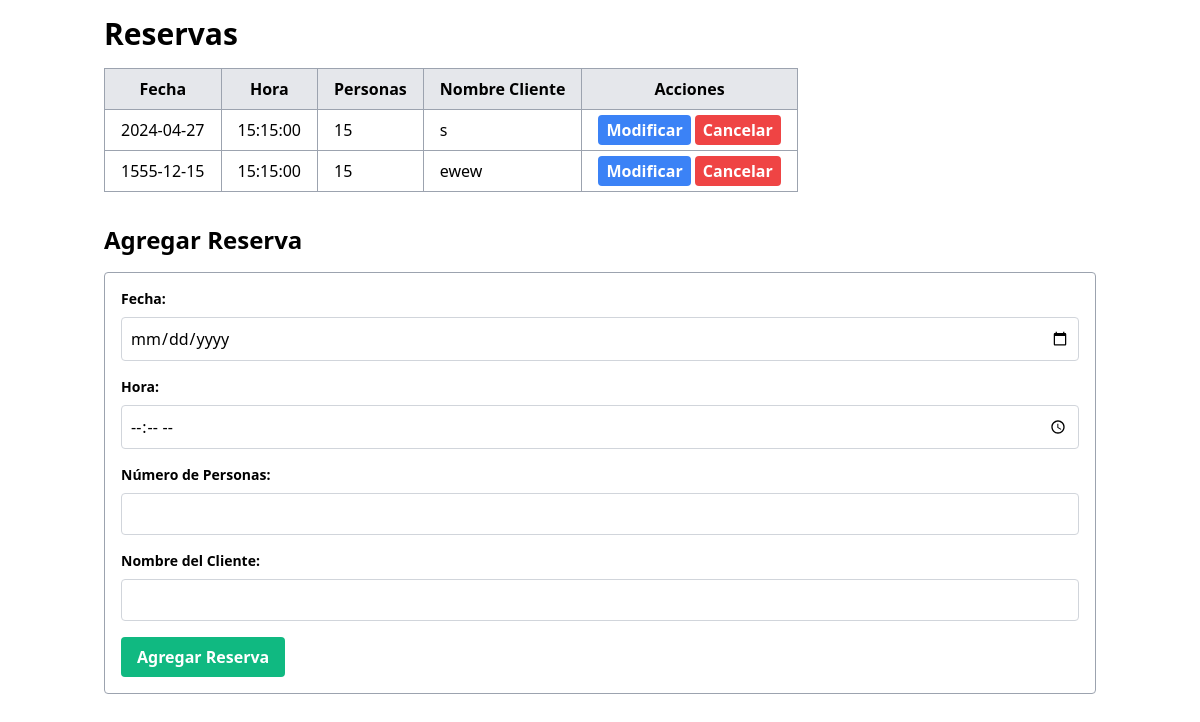
Before: /ver_reservas with the older database file.
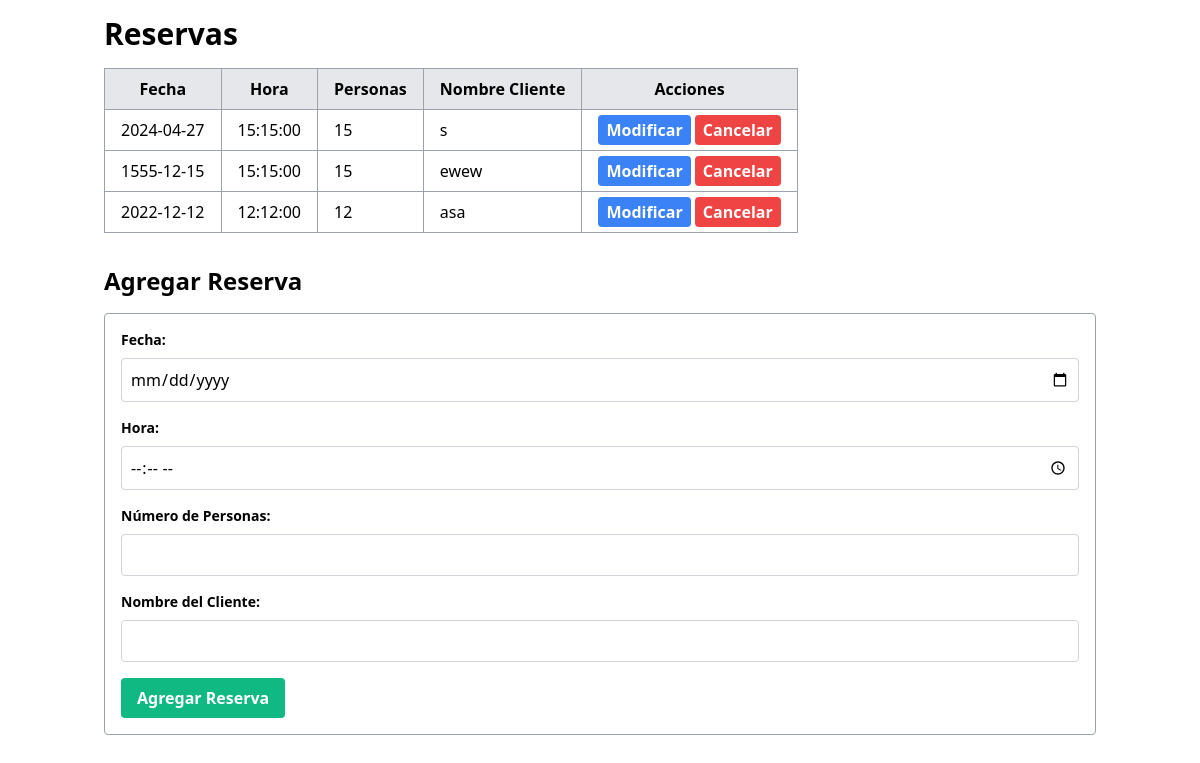
After: the same page with the newer database file.
### app.py (models this page shows)
class Reserva(db.Model):
    id = db.Column(db.Integer, primary_key=True)
    fecha = db.Column(db.Date)
    hora = db.Column(db.Time)
    personas = db.Column(db.Integer)
    nombre_cliente = db.Column(db.String(100))

### app.py (the view)
@app.route("/ver_reservas")
def ver_reservas():
    reservas = Reserva.query.all()
    return render_template("ver_reservas.html", reservas=reservas)

### templates/ver_reservas.html (shortened to what this page needs)
<!DOCTYPE html>
<html lang="en">
<head>
    <link href="https://cdn.jsdelivr.net/npm/tailwindcss@2.2.19/dist/tailwind.min.css" rel="stylesheet">
</head>
<body>
    <div class="container mx-auto p-4">
        <h1 class="text-3xl font-bold mb-4">Reservas</h1>
        <table class="table-auto border-collapse border border-gray-400">
            <thead>
                <tr>
                    <th class="px-4 py-2 bg-gray-200 border border-gray-400">Fecha</th>
                    <th class="px-4 py-2 bg-gray-200 border border-gray-400">Hora</th>
                    <th class="px-4 py-2 bg-gray-200 border border-gray-400">Personas</th>
                    <th class="px-4 py-2 bg-gray-200 border border-gray-400">Nombre Cliente</th>
                    <th class="px-4 py-2 bg-gray-200 border border-gray-400">Acciones</th>
                </tr>
            </thead>
            <tbody>
                {% for reserva in reservas %}
                <tr>
                    <td class="px-4 py-2 border border-gray-400">{{ reserva.fecha }}</td>
                    <td class="px-4 py-2 border border-gray-400">{{ reserva.hora }}</td>
                    <td class="px-4 py-2 border border-gray-400">{{ reserva.personas }}</td>
                    <td class="px-4 py-2 border border-gray-400">{{ reserva.nombre_cliente }}</td>
                    <td class="px-4 py-2 border border-gray-400">
                        <a href="/modificar_reserva/{{ reserva.id }}" class="bg-blue-500 hover:bg-blue-700 text-white font-bold py-1 px-2 rounded">Modificar</a>
                        <a href="/cancelar_reserva/{{ reserva.id }}" class="bg-red-500 hover:bg-red-700 text-white font-bold py-1 px-2 rounded">Cancelar</a>
                    </td>
                </tr>
                {% endfor %}
            </tbody>
        </table>
        <h2 class="text-2xl font-bold mt-8 mb-4">Agregar Reserva</h2>
        <form action="/agregar_reserva" method="post" class="border border-gray-400 p-4 rounded">
            <div class="mb-4">
                <label for="fecha" class="block text-sm font-bold mb-2">Fecha:</label>
                <input type="date" id="fecha" name="fecha" required class="w-full border border-gray-300 p-2 rounded">
            </div>
            <div class="mb-4">
                <label for="hora" class="block text-sm font-bold mb-2">Hora:</label>
                <input type="time" id="hora" name="hora" required class="w-full border border-gray-300 p-2 rounded">
            </div>
            <div class="mb-4">
                <label for="personas" class="block text-sm font-bold mb-2">Número de Personas:</label>
                <input type="number" id="personas" name="personas" min="1" required class="w-full border border-gray-300 p-2 rounded">
            </div>
            <div class="mb-4">
                <label for="nombre" class="block text-sm font-bold mb-2">Nombre del Cliente:</label>
                <input type="text" id="nombre" name="nombre" required class="w-full border border-gray-300 p-2 rounded">
            </div>
            <button type="submit" class="bg-green-500 hover:bg-green-700 text-white font-bold py-2 px-4 rounded">Agregar Reserva</button>
        </form>
    </div>
</body>
</html>

Changed rows visible on the page:
added Reserva: fecha "2022-12-12", hora "12:12:00", personas "12", nombre_cliente "asa"
